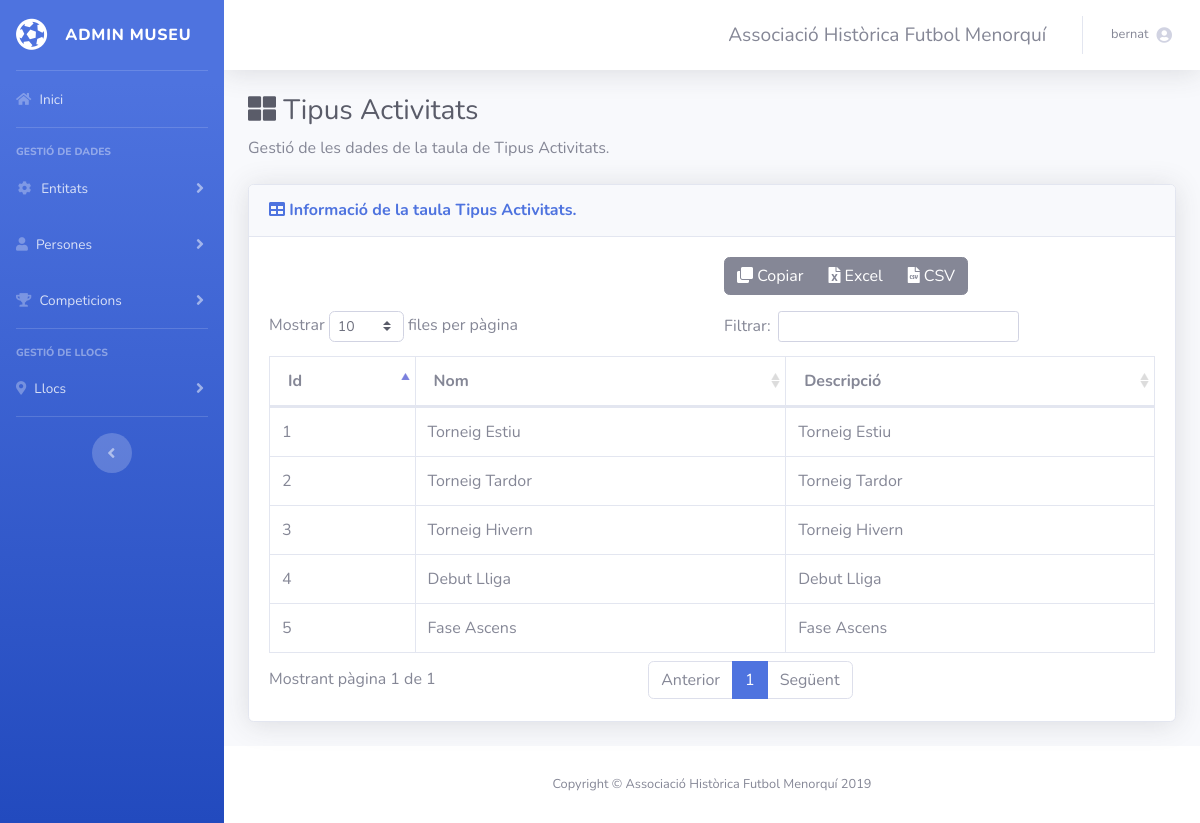
Page /tipus_activitats.php (signed in) on the earlier database version.
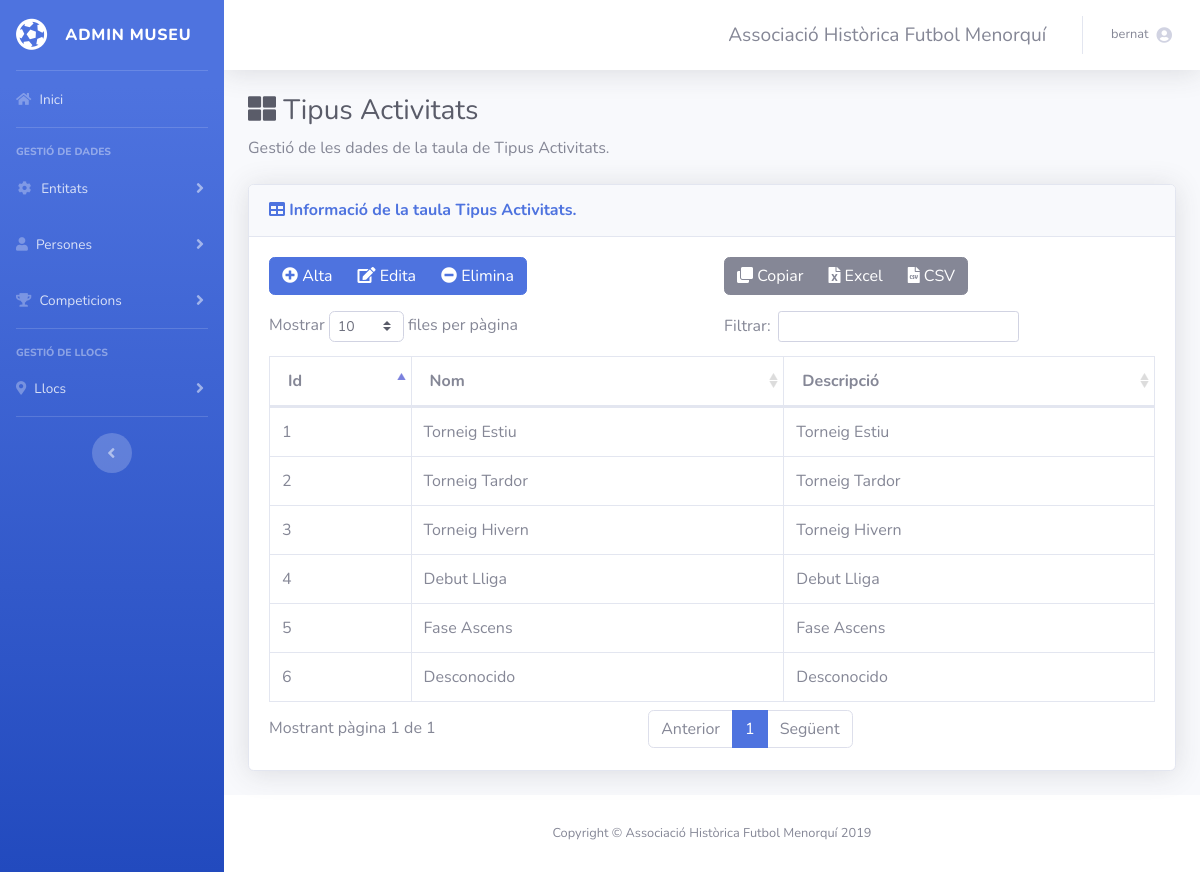
Same page on the later database version.
### tables this page shows
CREATE TABLE `temps_activitats` (
  `id` int(11) NOT NULL,
  `nom` varchar(30) NOT NULL,
  `descripcio` varchar(50) NOT NULL
);

### tipus_activitats.php (the view, shortened to what this page needs)
<?php include("common/head.php") ?>
<?php require_once('connexions/connexio01.php'); ?>
<?php
$nomTaula = "Tipus Activitats";
?>
<body id="page-top">
  <div id="wrapper">
    <?php include("common/navigation.php") ?>
    <div id="content-wrapper" class="d-flex flex-column">
      <div id="content">
        <?php include("common/notifications.php") ?>
        <div class="container-fluid">
          <h1 class="h3 mb-2 text-gray-800"><i class="fas fa-th-large"></i> <?php echo $nomTaula; ?></h1>
          <p class="mb-4">Gestió de les dades de la taula de <?php echo $nomTaula; ?>.</p>
          <div class="card shadow mb-4">
            <div class="card-header py-3">
              <h6 class="m-0 font-weight-bold text-primary"><i class="fa fa-table"></i> Informació de la taula <?php echo $nomTaula; ?>.</h6>
            </div>
            <div class="card-body">
              <div class="row" id="zona-botons">
                  <div class=" col-md-6">
                    <?php if($_SESSION['role']=="A" || $_SESSION['role']=="E") { ?>
                      <div class="btn-group"  role="group">
                          <button type="button" class="btn btn-primary btn-new" data-toggle="modal" data-target="#myNewModal"><i class="fas fa-plus-circle"></i> Alta</button>
                          <button type="button" class="btn btn-primary btn-edit" data-toggle="modal" data-target="#myEditModal"><i class="fa fa-edit"></i> Edita</button>
                          <button type="button" class="btn btn-primary btn-delete" data-toggle="modal" data-target="#myDeleteModal"><i class="fas fa-minus-circle"></i> Elimina</button>
                      </div>
                    <?php } ?>
                  </div>
                  <div class="col-md-6">
                  </div>
              </div>
              <div class="table-responsive overflow-hidden">
                <table class="table table-bordered" id="dt" width="100%" cellspacing="0">
                  <thead>
                    <tr>
                      <th>Id</th>
                      <th>Nom</th>
                      <th>Descripció</th>
                    </tr>
                  </thead>
                  <tbody>
                        <?php
                        $query_rsGrups = "SELECT * FROM temps_activitats ORDER BY nom ASC";
                        $rs = mysqli_query($con01, $query_rsGrups) or die("Error: ".mysqli_error($con01));
                        while ($row = mysqli_fetch_array($rs)){
                        ?>
                        <tr>
                            <td><?php echo $row['id']; ?></td>
                            <td><?php echo ($row['nom']); ?></td>
                            <td><?php echo ($row['descripcio']); ?></td>
                        </tr>
                        <?php
                            }
                        ?>
                  </tbody>
                </table>
              </div>
            </div>
          </div>
        </div>
      </div>
      <?php include("common/footer.php") ?>
    </div>
  </div>
</body>
</html>

Differences in the rows shown:
added temps_activitats: id "6", nom "Desconocido", descripcio "Desconocido"
Other differences:
text now shown: "Alta Edita Elimina"
